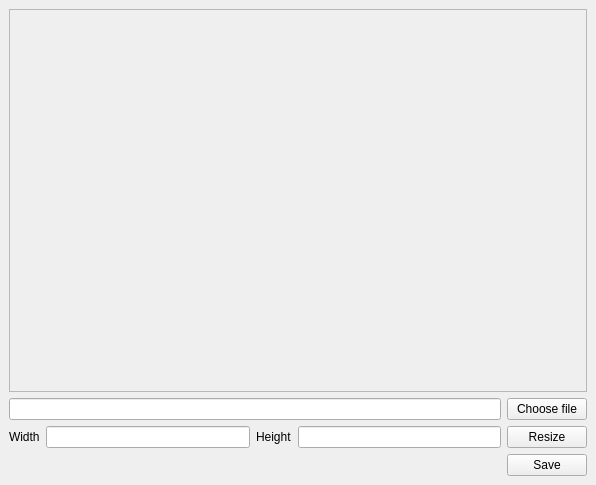
<?xml version="1.0" encoding="UTF-8"?>
<ui version="4.0">
 <class>MainWindow</class>
 <widget class="QMainWindow" name="MainWindow">
  <property name="geometry">
   <rect>
    <x>0</x>
    <y>0</y>
    <width>596</width>
    <height>485</height>
   </rect>
  </property>
  <property name="windowTitle">
   <string>Resize image</string>
  </property>
  <widget class="QWidget" name="centralwidget">
   <layout class="QGridLayout" name="gridLayout">
    <item row="3" column="1">
     <widget class="QLineEdit" name="inputWidth"/>
    </item>
    <item row="3" column="2">
     <widget class="QLabel" name="label_2">
      <property name="text">
       <string>Height</string>
      </property>
     </widget>
    </item>
    <item row="3" column="3">
     <widget class="QLineEdit" name="inputHeight"/>
    </item>
    <item row="3" column="4">
     <widget class="QPushButton" name="btnResize">
      <property name="text">
       <string>Resize</string>
      </property>
     </widget>
    </item>
    <item row="3" column="0">
     <widget class="QLabel" name="label">
      <property name="text">
       <string>Width</string>
      </property>
     </widget>
    </item>
    <item row="4" column="4">
     <widget class="QPushButton" name="btnSave">
      <property name="text">
       <string>Save</string>
      </property>
     </widget>
    </item>
    <item row="0" column="0" rowspan="2" colspan="5">
     <widget class="QScrollArea" name="scrollArea">
      <property name="widgetResizable">
       <bool>true</bool>
      </property>
      <widget class="QWidget" name="scrollAreaWidgetContents">
       <property name="geometry">
        <rect>
         <x>0</x>
         <y>0</y>
         <width>576</width>
         <height>378</height>
        </rect>
       </property>
       <layout class="QGridLayout" name="gridLayout_2">
        <item row="0" column="0">
         <widget class="QLabel" name="imageLabel">
          <property name="text">
           <string/>
          </property>
         </widget>
        </item>
       </layout>
      </widget>
     </widget>
    </item>
    <item row="2" column="4">
     <widget class="QPushButton" name="chooseFile">
      <property name="text">
       <string>Choose file</string>
      </property>
     </widget>
    </item>
    <item row="2" column="0" colspan="4">
     <widget class="QLineEdit" name="inputOpenFile"/>
    </item>
   </layout>
  </widget>
 </widget>
 <resources/>
 <connections/>
</ui>
